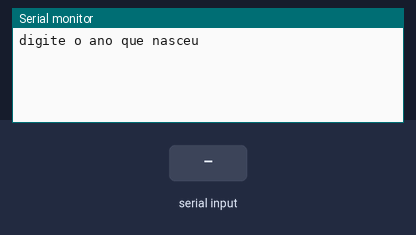
Simulated run of this sketch. Board: Arduino Uno, built with avr-gcc and run on an emulated ATmega328P. Parts: the last lines printed to the serial monitor. The inputs (shaded band) are chosen by the test bench.

Above: at 1.2 s.
1.3 s: "90,45\n" received over Serial
At 2.61 s:
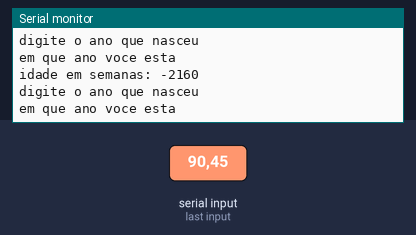
2.8 s: "30,150\n" received over Serial
At 4.9 s:
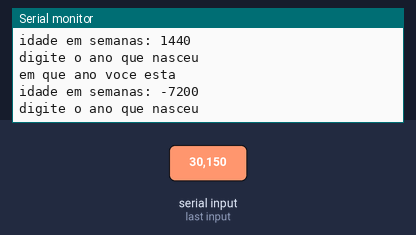

The sketch:

calculadora_de_semanas1.ino
```cpp
// C++ code
//

long adn = 0;
long ano = 0;

void setup()
{
  Serial.begin(9600);
}

void loop()
{
  Serial.println("digite o ano que nasceu");//mostra mnsg na tela
  while ( !Serial.available() ); //espera o usuario dar enter
  adn = Serial.parseInt();//transforma a idade digitada em numero

  Serial.println("em que ano voce esta");//mostra mnsg na tela
  while ( !Serial.available() ); //espera o usuario dar enter
  ano = Serial.parseInt();//transforma a idade digitada em numero

  long idadeano = ano - adn;
  long idademes = idadeano * 12;
  long idadesemanas = idademes * 4;

    Serial.println("idade em semanas: " + String(idadesemanas) ); //imprime o texto
}
```

Measured:
- after the input at 1.3 s, the serial monitor: prints a new line at once (image 1)
- after the input at 2.8 s, the serial monitor: prints a new line at once (image 2)
